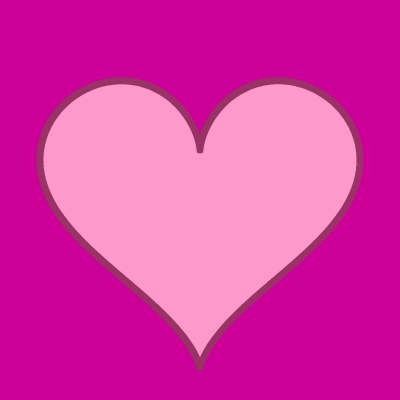
Frame 1 (no input)
Frame 60 (no input): identical to frame 1, image omitted
Frame 120 (the mouse pressed at the canvas centre since frame 60): identical to frame 1, image omitted

The p5.js sketch that drew this single still picture (run headless with seeded random() and noise() and a simulated clock; from frame 60 on, the mouse is pressed at the canvas centre):

// p5.js sketch
// ── sketch.js
let size = 70; let offset = 5; let cols; let rows;
let pacmans = [];

function setup() {
  createCanvas(400, 400);
}

function draw() {
  background("#cc0099");
  translate(width/2, height/2);
  fill("#FF99cc")
  stroke("#993366")
  strokeWeight(7)
  beginShape();
  for (var a = 0; a < TWO_PI; a+=0.01){
    var r = 10;
    var x = r * 16 * pow(sin(a), 3);
    var y = -r*(13 * cos(a) - 5*cos (2*a) - 2* cos(3*a) - cos(4*a));
      vertex(x,y);
  }
  endShape();
  
}

// ── pacman.js
class Pacman {
  constructor(x, y, startingArc) {
    this.x = x;
    this.y = y;
    this.startingArc = startingArc;
    this.endingArc = this.startingArc + 270;
    
    this.angle = 0;
    this.amt = 0;
    
  }
  
  display() {
    noStroke();
    push();
    translate(this.x, this.y);
    arc(0, 0, size - offset, size - offset, this.startingArc + this.angle, this.endingArc + this.angle);
    pop();
  
  
  }
  
  move() {
    if (this.amt > 1) {
      this.amt = 0;
    } else {
      this.amt += 0.01;
    }
    
    this.angle = easeInOutQuint(this.amt) * 360;
  }
  
  
  
}
